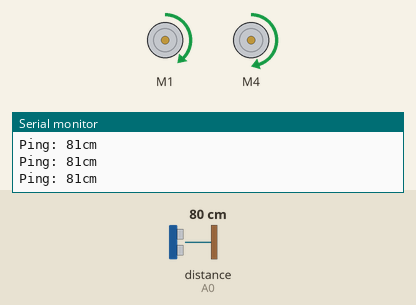
This sketch was run on a simulated Arduino Uno, built with avr-gcc and run on an emulated ATmega328P. Shown: 2 × DC motor (green arrow = forward, orange = backward, longer = faster), the last lines printed to the serial monitor. The test bench sets the inputs (shaded band); at power-on: distance to the obstacle (sensor on A0) 80 cm. The echo pulse lasts 58.3 µs per cm.

Above: at 1.2 s.
1.3 s: distance to the obstacle (sensor on A0) set to 27 cm
2.8 s: distance to the obstacle (sensor on A0) set to 21 cm
At 4.9 s:
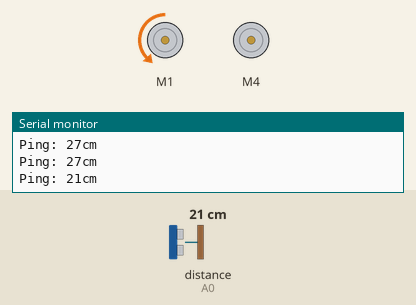
At 5.6 s:
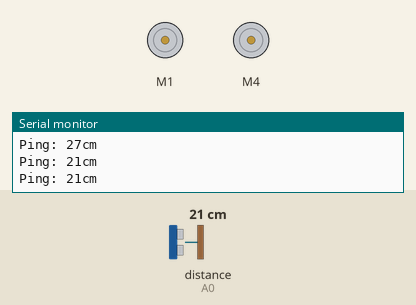
5.8 s: distance to the obstacle (sensor on A0) set to 35 cm
8.8 s: distance to the obstacle (sensor on A0) set to 2 cm
At 10.4 s:
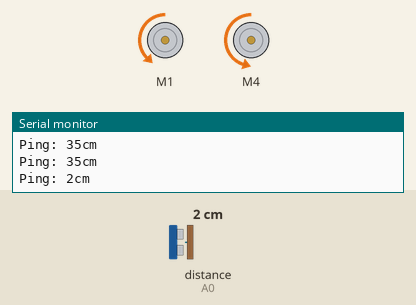
Timing chart, 0 to 12.6 s (numbered marks = the images above; inputs shaded):
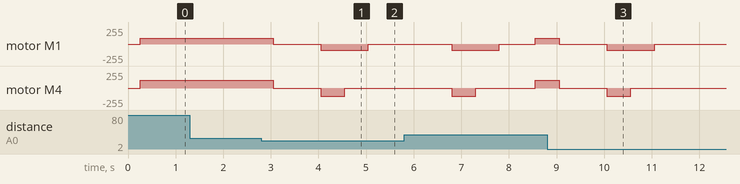

The sketch:

coche_javier_con_libreria_newping.ino
```cpp
// ---------------------------------------------------------------------------
// MODIFICAMOS EL PARPADEO DE UN LED SEGÚN
// LA DISTANCIA DEL SENSOR HC-SR04 A UN OBSTÁCULO.
// UMBRAL a 14 cm
// SI no regresa la señal al pin ECHO (lack of timeout)
// muestra 0,0,0... cm reiteradamente
// SOLUCION AL 0,0,0,0,0,0,...
/*When I detect the sensor is stuck, I simply switch echo pin to OUTPUT,
put it into LOW state, and after a while re-set it to INPUT, then cycle
again. */
//conexiones del sensor HC-SR04
//trigger A1
//echo    A0
//Gnd     tierra (GND)
//Vcc     5V
//LED     8
// ---------


#include <NewPing.h> //libreria que maneja el sensor HC-SR04
#define TRIGGER_PIN A1 // Arduino pin tied to trigger pin on the ultrasonic sensor.
#define ECHO_PIN A0    // Arduino pin tied to echo pin on the ultrasonic sensor.
#define MAX_DISTANCE 200
int x;//distancia hasta el obstaculo
int intentos = 0;//num de veces que pone 0 cm
int led = 8;
// NewPing configura los pines y la distancia max detectada
NewPing sonar(TRIGGER_PIN, ECHO_PIN, MAX_DISTANCE);

#include <AFMotor.h>
AF_DCMotor motorD(1); // create motor derecha
AF_DCMotor motorI(4); // create motor izquierda

void setup()
{
  Serial.begin(115200); // Open serial monitor at 115200 baud
  //pinMode (led, OUTPUT);
  motorD.setSpeed(90);     // set the speed from 0 to 255
  motorI.setSpeed(120);     // set the speed form 0 to 255
}

void loop()
{
  delay(50);
  // Envia el ping, recibe ping time en microsegundos (uS)
  unsigned int uS = sonar.ping();
  Serial.print("Ping: ");
  x = uS / US_ROUNDTRIP_CM; // distancia en cm
  Serial.print(x);
  Serial.println("cm");
 //Solucion  do{} ... while()
 //para cuando el pin ECHO no recibe rebote de señal
 //y el timer no se detiene y aparecen 0,0,0,... cm constantemente.

 while (x == 0 && ++intentos < 3); {
      delay(100);
      pinMode(ECHO_PIN, OUTPUT);
      digitalWrite(ECHO_PIN, LOW);
      delay(100);
      pinMode(ECHO_PIN, INPUT);
      motorD.run(RELEASE);
      motorI.run(RELEASE);
    }

 if (x < 25 && x!=0) { //x = distancia umbral obstaculo
   /* digitalWrite ( led , HIGH) ;
    delay(50);
    digitalWrite( led , LOW) ;
    delay(50);*/
    motorD.run(RELEASE);
    motorI.run(RELEASE);
    delay(1000);
    motorD.run(BACKWARD);
    motorI.run(BACKWARD);
    delay (500);
    motorD.run(BACKWARD);
    motorI.run(RELEASE);
    delay (500);
    motorD.run(RELEASE);
    motorI.run(RELEASE);
    delay(500);
  }//fin del if
  else {
   /* digitalWrite ( led , HIGH) ;
    delay(250);
    digitalWrite( led , LOW) ;
    delay(250);*/
    motorD.run(FORWARD);
    motorI.run(FORWARD);
  }//fin del else
}//fin del loop()
```

Measured:
- the behaviour switches between 25 and 24 cm on distance to the obstacle (sensor on A0) (found by bisection; images 0 and 1)
- after the input at 2.8 s, motor M1: forward 90/255 → stopped after 0.25 s, → backward 90/255 1.0 s later, → stopped 1.0 s later; motor M4: forward 120/255 → stopped after 0.25 s, → backward 120/255 1.0 s later, → stopped 0.50 s later
- after the input at 8.8 s, motor M1: forward 90/255 → stopped after 0.26 s, → backward 90/255 1.0 s later, → stopped 1.0 s later; motor M4: forward 120/255 → stopped after 0.26 s, → backward 120/255 1.0 s later, → stopped 0.50 s later
